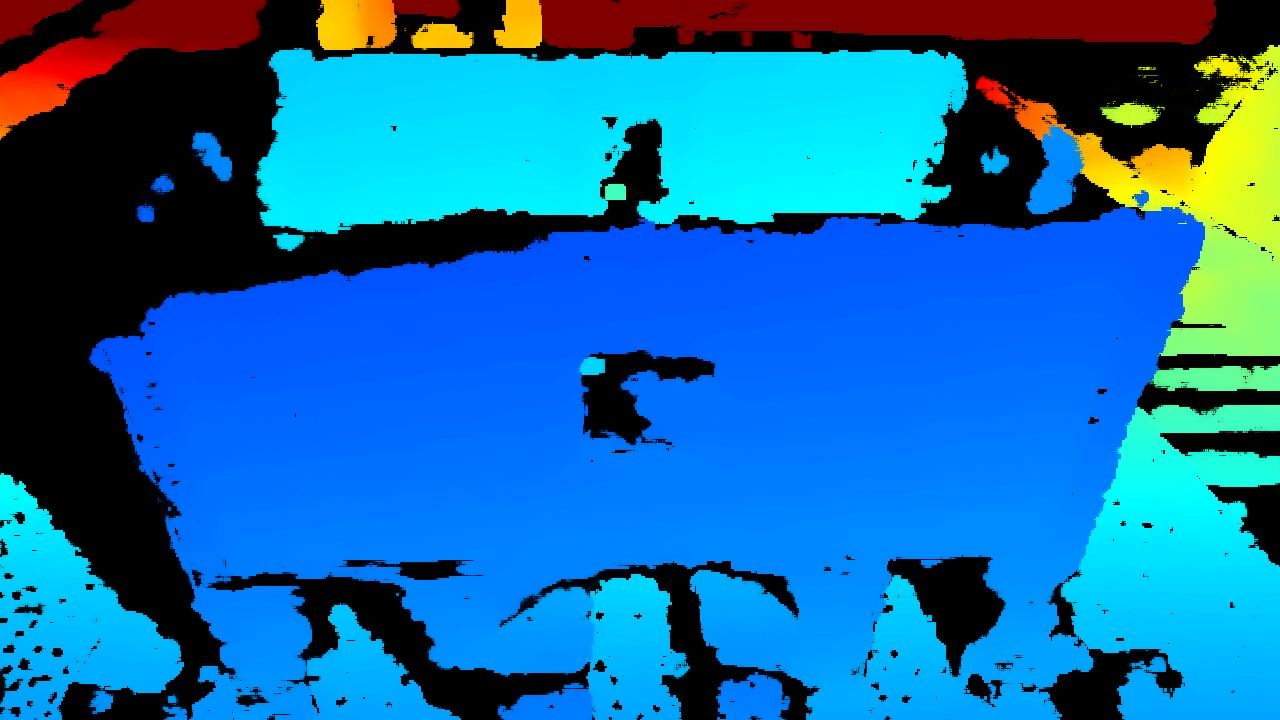
#> input picture ai_perception/datasets/harmony_parts_v1/pre_roof_qc/view_behind_golden_v1/golden_depth_median.png, 1280 x 720 px
$ python -i harmony_pre_roof_qc_front_runtime_v2.py   (imports and definitions only)   (older library calls are emulated)
#> lines starting #> are read from the running program, lines starting #| are printed output that depends on the picture
#> further down, picture is the input picture: shape (720, 1280, 3); mean B, G, R 167.7, 108.5, 17.2
from pathlib import Path
from http.server import BaseHTTPRequestHandler, ThreadingHTTPServer
import threading
import urllib.request
import json
import time

import cv2
import numpy as np


ROOT = Path.home() / "vision_project"

BASE = (
    ROOT /
    "datasets/harmony_parts_v1/pre_roof_qc"
)

SOURCE = "http://192.168.20.10:8766"
RGB_URL = SOURCE + "/raw"
DEPTH_URL = SOURCE + "/depthimg"

PORT = 8787

GOLDEN_RGB_PATH = (
    BASE /
    "view_front_golden_v1/golden_rgb_median.png"
)

GOLDEN_DEPTH_PATH = (
    BASE /
    "view_front_golden_v1/golden_depth_median.png"
)

ROI_PATH = (
    BASE /
    "view_front_roi_v2.json"
)

THRESHOLD_PATH = (
    BASE /
    "view_front_thresholds_v1.json"
)

STRUCTURE_REFERENCE_PATH = (
    BASE /
    "view_front_structure_reference_v2_current_pose/rgb.jpg"
)

STRUCTURE_THRESHOLD_PATH = (
    BASE /
    "view_front_structure_thresholds_v2_current_pose.json"
)


# [17 lines not run here, left out]


# [5 lines that did not run here, left out]

# [5 lines that did not run here, left out]

# [1 line that did not run here, left out]
# [1 line that did not run here, left out]


# [16 lines not run here, left out]

# Reference was captured directly from /raw.
# FRONT runtime canonical view is ROTATE_180.
# [4 lines that did not run here, left out]

# [5 lines that did not run here, left out]

ENABLED_METRICS = (
    "mean_absdiff",
    "p95_absdiff",
    "changed_fraction_20",
)

lock = threading.Lock()

latest_status = {
    "schema":
        "harmony_pre_roof_view_front_runtime_v2",

    "inspection":
        "PRE_ROOF",

    "view":
        "FRONT",

    "result":
        "NOT_EVALUATED",

    "runtime":
        "V2",

    "runtime_port":
        PORT,

    "robot_pose":
        "VIEW_FRONT_FIXED",

    "transform":
        "ROTATE_180",

    "golden":
        "V1",

    "roi":
        "V2",

    "threshold":
        "V1",

    "rois":
        {},

    "production_valid":
        False,
}

latest_dashboard = None


# [166 lines left out: functions fetch, edge_map, compute_metrics, evaluate_source, evaluate_roi, not called in this run]


def structure_feature(img):

    gray = cv2.cvtColor(
        img,
        cv2.COLOR_BGR2GRAY
    )
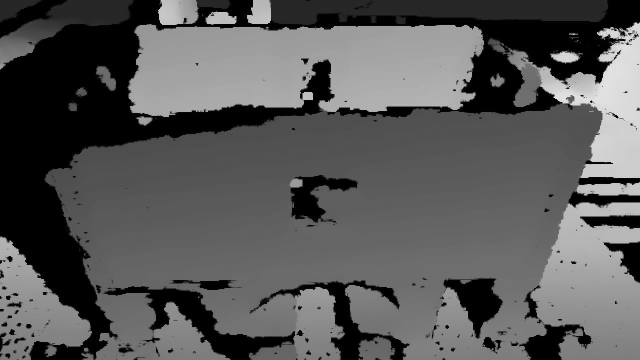
#> gray: shape (720, 1280) (shown at 1/2 size); min 0, max 232, mean 87.9

    gray = cv2.GaussianBlur(
        gray,
        (5, 5),
        0
    )

    gx = cv2.Sobel(
        gray,
        cv2.CV_32F,
        1,
        0,
        ksize=3
    )
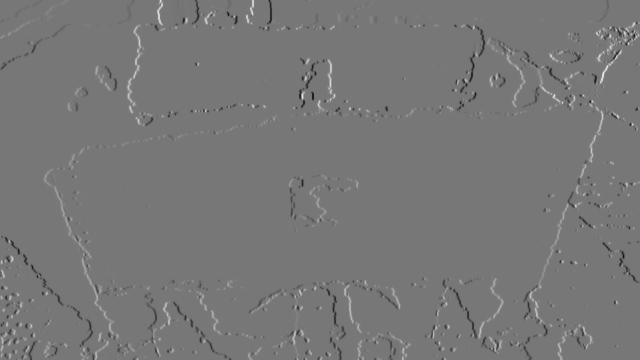
#> gx: shape (720, 1280) float32 (shown at 1/2 size); min -478, max 542, mean 0.6; drawn with min black and max white

    gy = cv2.Sobel(
        gray,
        cv2.CV_32F,
        0,
        1,
        ksize=3
    )
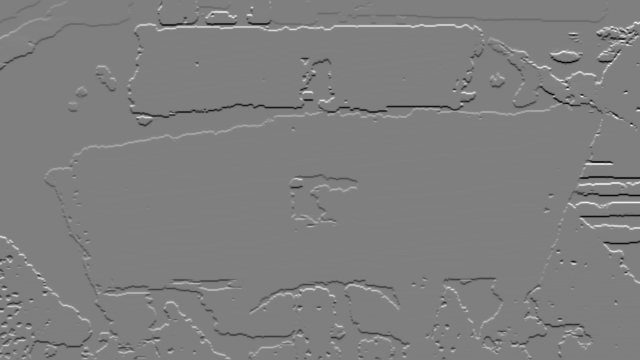
#> gy: shape (720, 1280) float32 (shown at 1/2 size); min -516, max 518, mean 0.5; drawn with min black and max white

    mag = cv2.magnitude(
        gx,
        gy
    )
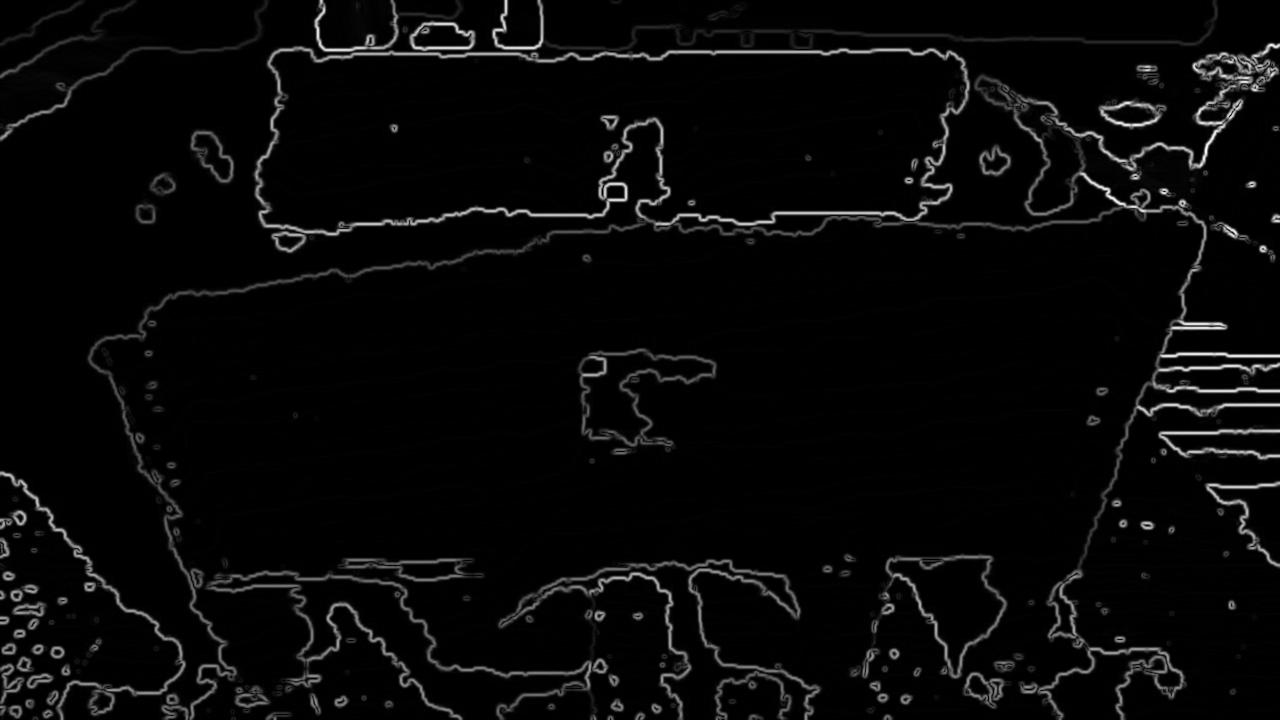
#> mag: shape (720, 1280) float32; min 0, max 563.2, mean 19.5; drawn with min black and max white

    return mag


# [658 lines left out: functions structure_match, evaluate_roi_v2, draw_roi_overlay, make_dashboard, worker, not called in this run]


class Handler(BaseHTTPRequestHandler):

    # [237 lines left out: functions log_message, send_bytes, get_dashboard_jpeg, do_GET, not called in this run]


# [24 lines not run here, left out]


# [4 lines that did not run here, left out]

# [1 line that did not run here, left out]

# [8 lines not run here, left out]

>>> import cv2
>>> picture = cv2.imread('../datasets/harmony_parts_v1/pre_roof_qc/view_behind_golden_v1/golden_depth_median.png')
>>> result = structure_feature(picture)

$ run again, on ai_perception/datasets/harmony_parts_v1/pre_roof_qc/view_left_golden_v1/golden_rgb_median.png
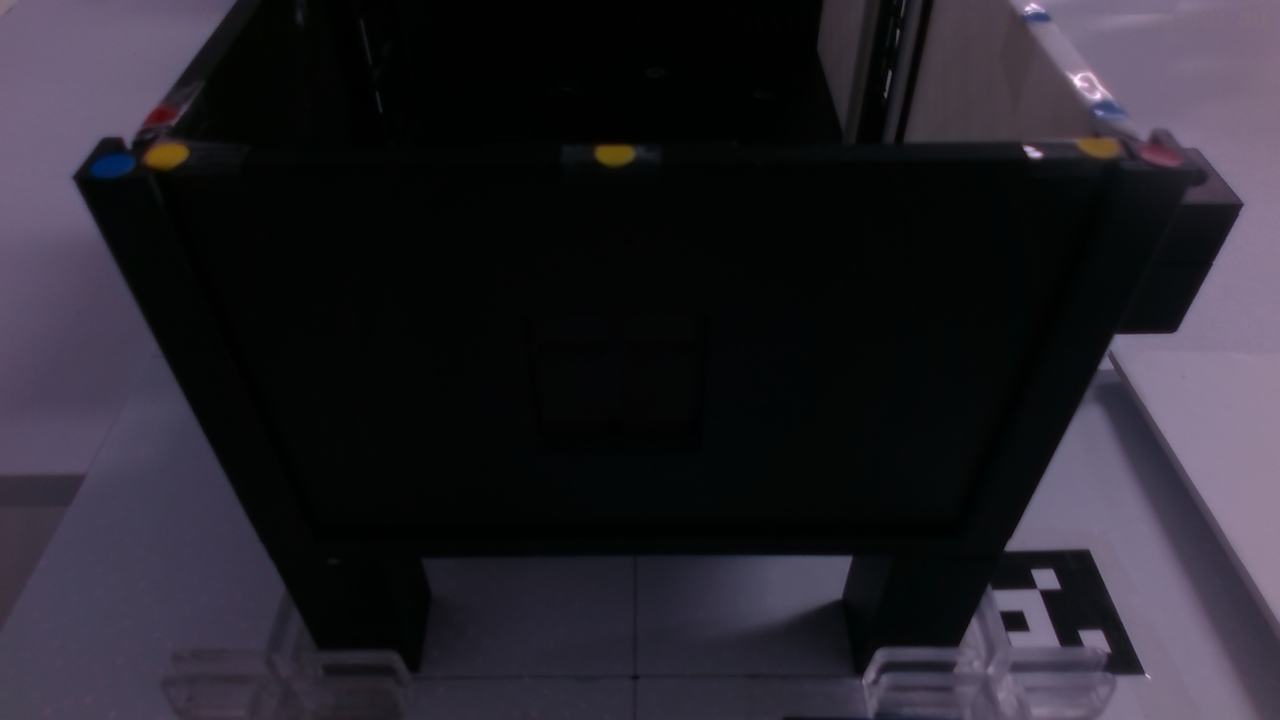
#> input picture ai_perception/datasets/harmony_parts_v1/pre_roof_qc/view_left_golden_v1/golden_rgb_median.png, 1280 x 720 px
#> picture is the input picture: shape (720, 1280, 3); mean B, G, R 42.8, 34.5, 37.5
#> in structure_feature, `gy = cv2.Sobel( gray, cv2.CV_32F, 0, 1, ksize=3 )`:
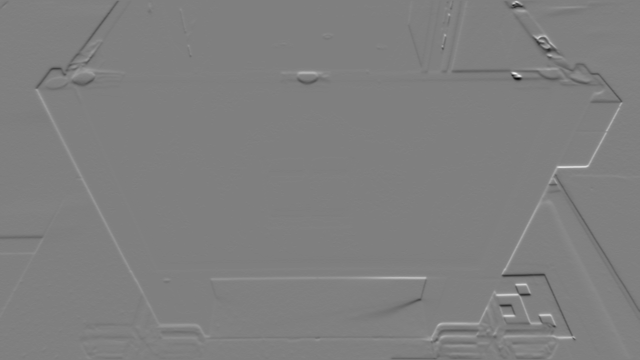
#> gy: shape (720, 1280) float32 (shown at 1/2 size); min -258, max 257, mean 0.1; drawn with min black and max white
#> in structure_feature, `mag = cv2.magnitude( gx, gy )`:
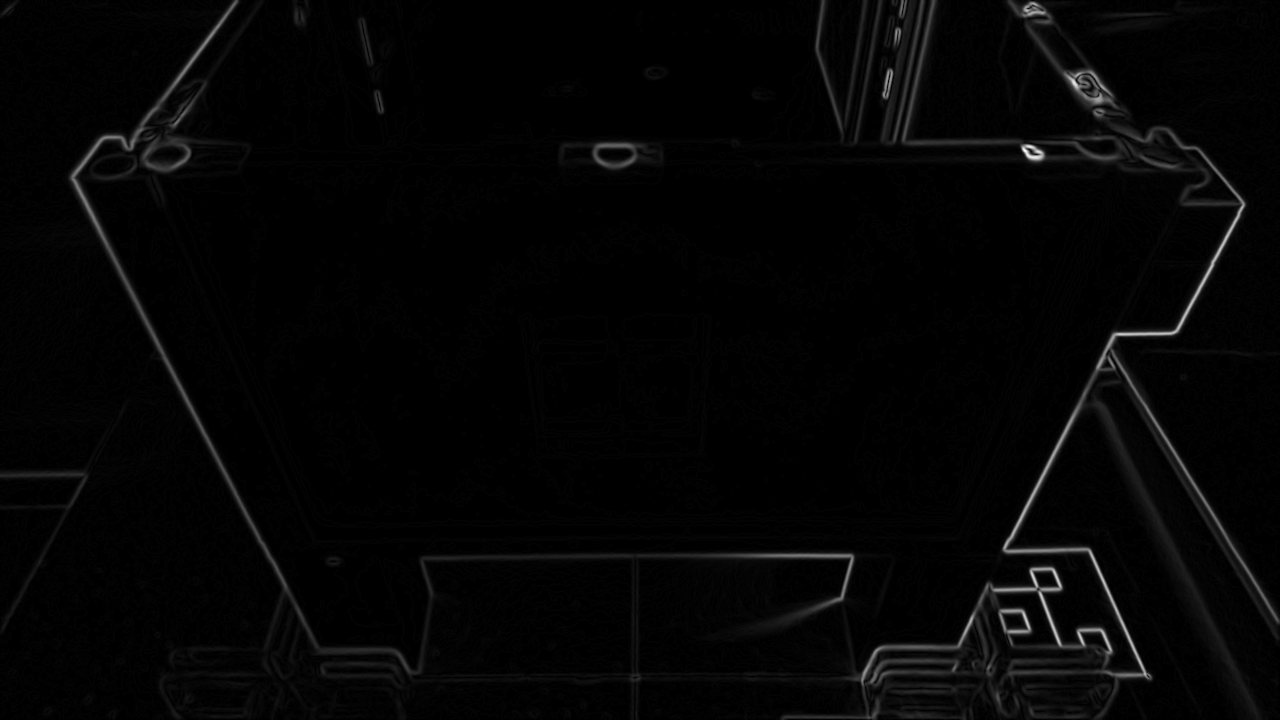
#> mag: shape (720, 1280) float32; min 0, max 280.5, mean 5.5; drawn with min black and max white

$ run again, on ai_perception/datasets/harmony_parts_v1/pre_roof_qc/view_left_structure_reference_v2_current_pose/rgb.jpg
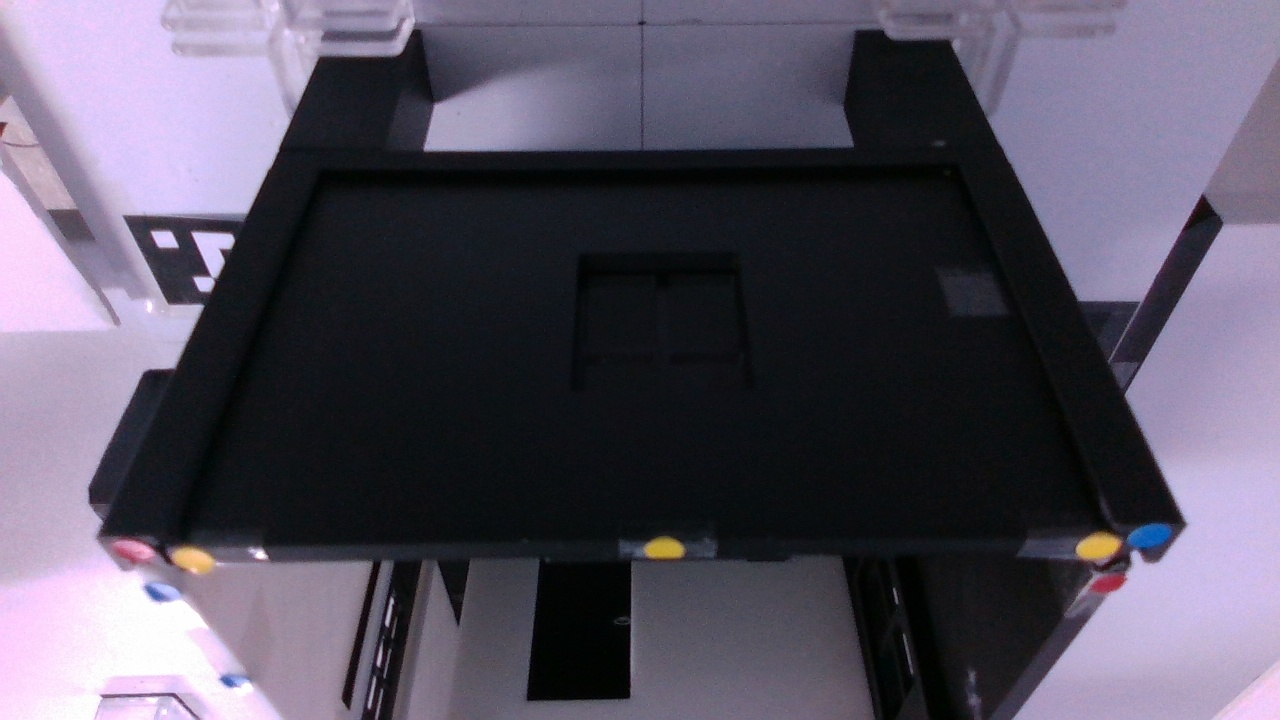
#> input picture ai_perception/datasets/harmony_parts_v1/pre_roof_qc/view_left_structure_reference_v2_current_pose/rgb.jpg, 1280 x 720 px
#> picture is the input picture: shape (720, 1280, 3); mean B, G, R 96.8, 81, 86.3
#> in structure_feature, `gy = cv2.Sobel( gray, cv2.CV_32F, 0, 1, ksize=3 )`:
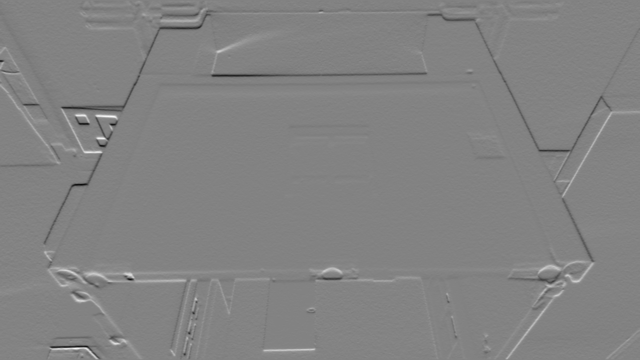
#> gy: shape (720, 1280) float32 (shown at 1/2 size); min -330, max 314, mean 0; drawn with min black and max white
#> in structure_feature, `mag = cv2.magnitude( gx, gy )`:
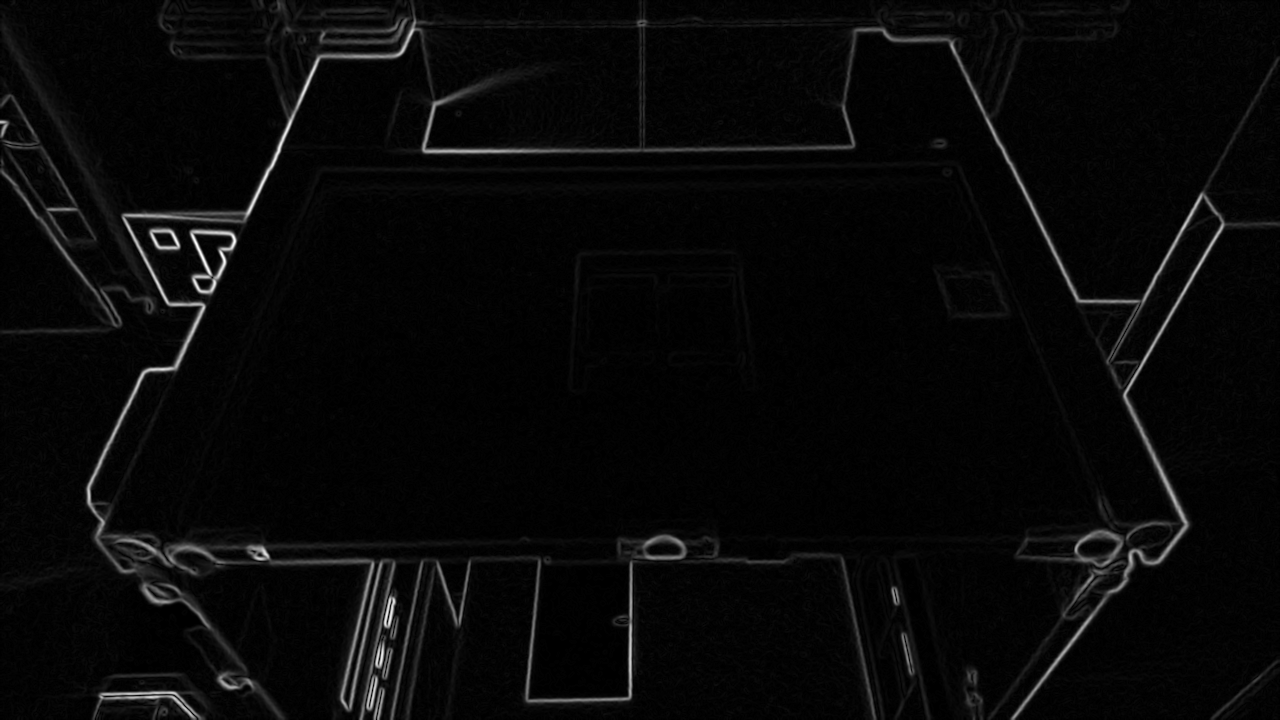
#> mag: shape (720, 1280) float32; min 0, max 377.6, mean 12.4; drawn with min black and max white
